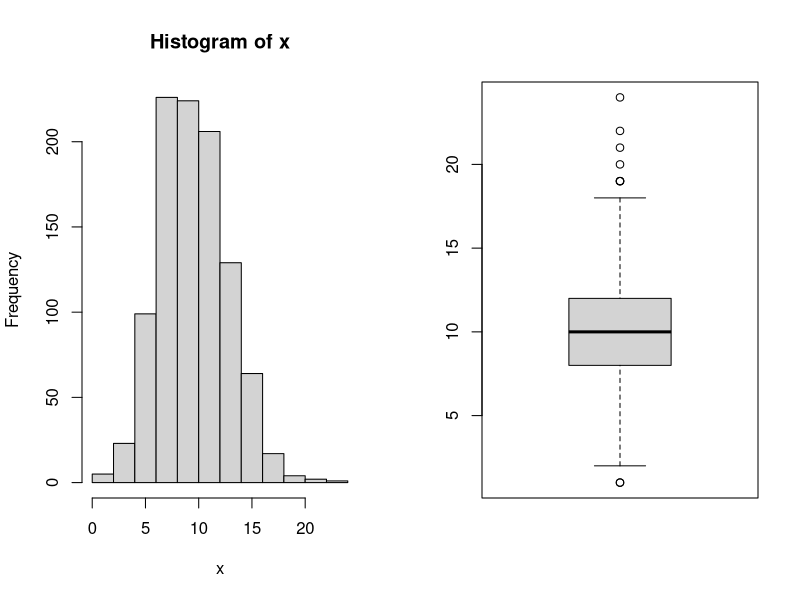
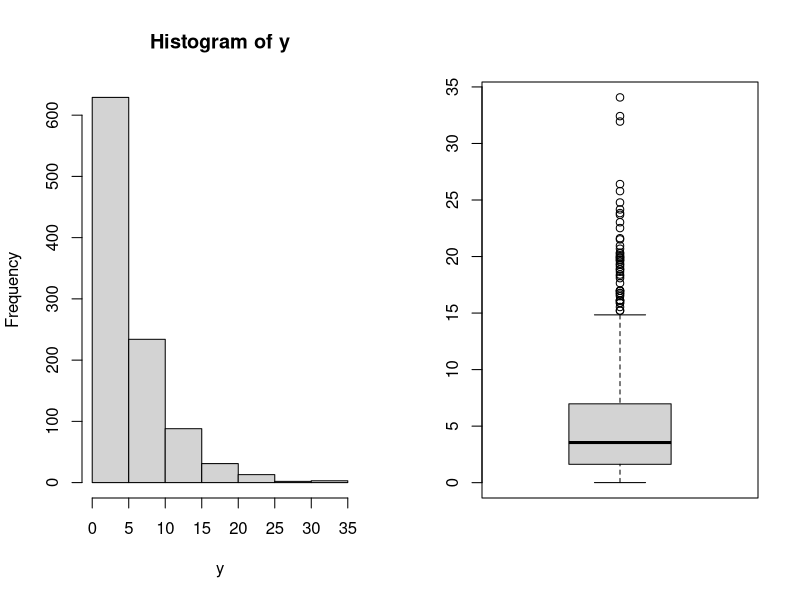

R code for these plots, in order:
#problem-4 

#(a)

x=rpois(1000,lambda=10)
win.graph()
par(mfrow=c(1,2))

hist(x)
boxplot(x)
summary(x)
mean(x)
var(x)

#The histogram confirms that the Poisson(10) distribution follows its expected shape.
#The boxplot shows data spread and possible outliers.
#The summary statistics validate that the mean and variance are close to λ (10), 
#as expected for a Poisson distribution.

#(b)
y=rexp(n=1000,rate=0.2)
win.graph()
par(mfrow=c(1,2))
hist(y)
boxplot(y)
summary(y)
mean(y)
var(y)

#comment : 
#From The Histogram we see that a right-skewed distribution, 
#as the exponential distribution has a longer tail on the right.
#The boxplot will show the range and distribution, 
#highlighting the right skew with a longer upper whisker.
#The mean and variance is 4.93 and 25.25which is close to 5 and 25.













